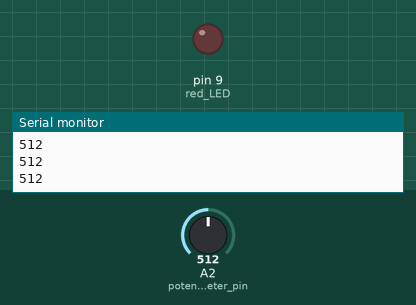
This sketch was run on a simulated Arduino Uno, built with avr-gcc and run on an emulated ATmega328P. Shown: output pins drawn as LEDs (lit = HIGH), the last lines printed to the serial monitor. Inputs (shaded band) come from the test bench; at power-on: A2 (potentiometer_pin) = 512.

Above: at 1.2 s.
1.3 s: A2 (potentiometer_pin) set to 987
2.8 s: A2 (potentiometer_pin) set to 1010
At 3.5 s:
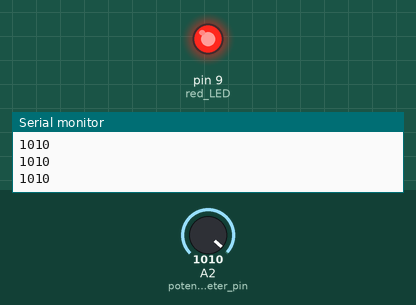
4.4 s: A2 (potentiometer_pin) set to 990
At 4.9 s:
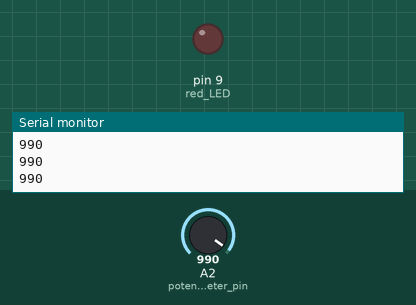
6.0 s: A2 (potentiometer_pin) set to 1023
At 7.5 s:
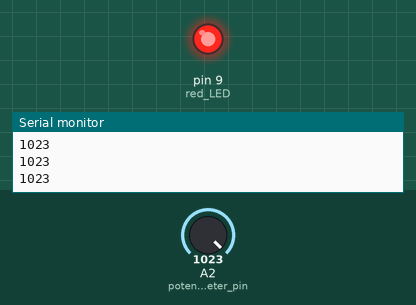
Timing chart, 0 to 8.6 s (numbered marks = the images above; inputs shaded):
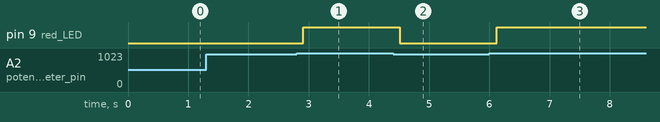

The sketch:

17_Potentiometer_WhileLoop_LED_copy_20240527193635.ino
```cpp
int red_LED = 9;
int potentiometer_pin = A2;

int delay_time = 100;

int read_val;
float brightness;


void setup() {
  // put your setup code here, to run once:
  pinMode(red_LED, OUTPUT);
  pinMode(potentiometer_pin, INPUT);

  Serial.begin(9600);
}

void loop() {
  // put your main code here, to run repeatedly:
  read_val = analogRead(potentiometer_pin);
  Serial.println(read_val);

  delay(delay_time);

  while(read_val > 1000){
    digitalWrite(red_LED, HIGH);
    read_val = analogRead(potentiometer_pin);
    Serial.println(read_val);

    delay(delay_time);
  }

  digitalWrite(red_LED, LOW);

}
```

Measured:
- the behaviour switches between 1000 and 1001 on A2 (potentiometer_pin) (found by bisection; images 0 and 1)
- after the input at 2.8 s, pin 9 (red_LED): LOW → HIGH after 0.11 s
- after the input at 4.4 s, pin 9 (red_LED): HIGH → LOW after 0.11 s
- after the input at 6.0 s, pin 9 (red_LED): LOW → HIGH after 0.12 s
